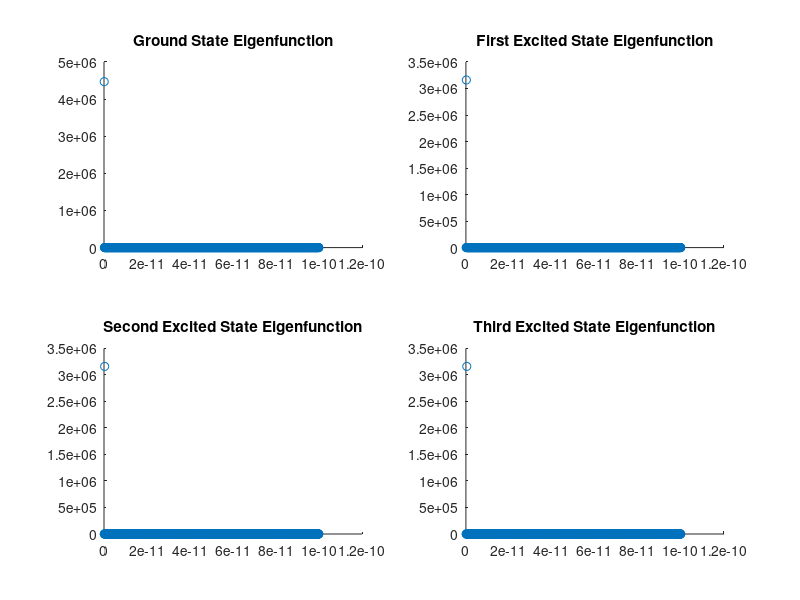

Here is the MATLAB script that generated this plot:
% ======================================================================================================================================
%%%%% Preamble %%%%%
% ======================================================================================================================================

% Part Ia - Particle in a Box Eigenfunction Determination
% Author: Max L Butterworth
% MSc in Theoretical and Computational Chemistry Project
% University of Oxford

% ======================================================================================================================================
%%%%% Define constants %%%%%
% ======================================================================================================================================

L = 1e-10; % Length of the 1D box in m
m = 9.11e-31; % Mass of electron in kg
h = 6.626e-34; % Planck's constant in Js
hbar = h/(2*pi); % Definition of h bar
N = 1000; % Number of discretisation points
N_eigenvectors = 100; % Number of eigenvectors of H to calcualte

% ======================================================================================================================================
%%%%% Discretise the spatial domain, x %%%%%
% ======================================================================================================================================

x = linspace(0, L, N); % Define the domain of the infinite potential well
dx = x(2) - x(1); % Calculate the spatial step size

% ======================================================================================================================================
%%%%% Solve the Schrödinger equation using the finite difference method %%%%%
% ======================================================================================================================================

% Construct the Hamiltonian inside the infinite potential well
laplacian = (1/dx^2) * spdiags([1, -2, 1], -1:1, N, N); % Define the Laplacian operator
H = -((hbar^2)/(2*m)) * laplacian; % Define the Hamiltonian operator
H = H(2:N-1, 2:N-1); % Impose boundary conditions: psi(0) = psi(L) = 0

% Find the eigenvalues and eigenvectors of the Hamiltonian matrix
[psi, E] = eigs(H, N_eigenvectors, 'smallestabs');

% Normalise eigenvectors
x_internal = x(2:N-1); % Exclude the boundaries from the normalisation process

for j = 1:N_eigenvectors
    psi_norm(:, j) = psi(:, j)/sqrt(trapz(x_internal, abs(psi(:, j)).^2));
end

% ======================================================================================================================================
%%%%% Plot the first four eigenfunctions %%%%%
% ======================================================================================================================================

figure % Generate a figure

subplot(2, 2, 1) % Top left plot
scatter(x_internal, psi_norm(:,1)) % Plot the ground state wavefunction
title('Ground State Eigenfunction')

subplot(2, 2, 2) % Top right plot
scatter(x_internal, psi_norm(:,2)) % Plot the first excited state wavefunction
title('First Excited State Eigenfunction')

subplot(2, 2, 3) % Bottom left plot
scatter(x_internal, psi_norm(:,3)) % Plot the second excited state wavefunction
title('Second Excited State Eigenfunction')

subplot(2, 2, 4) % Bottom right plot
scatter(x_internal, psi_norm(:,4)) % Plot the third excited state wavefunction
title('Third Excited State Eigenfunction')